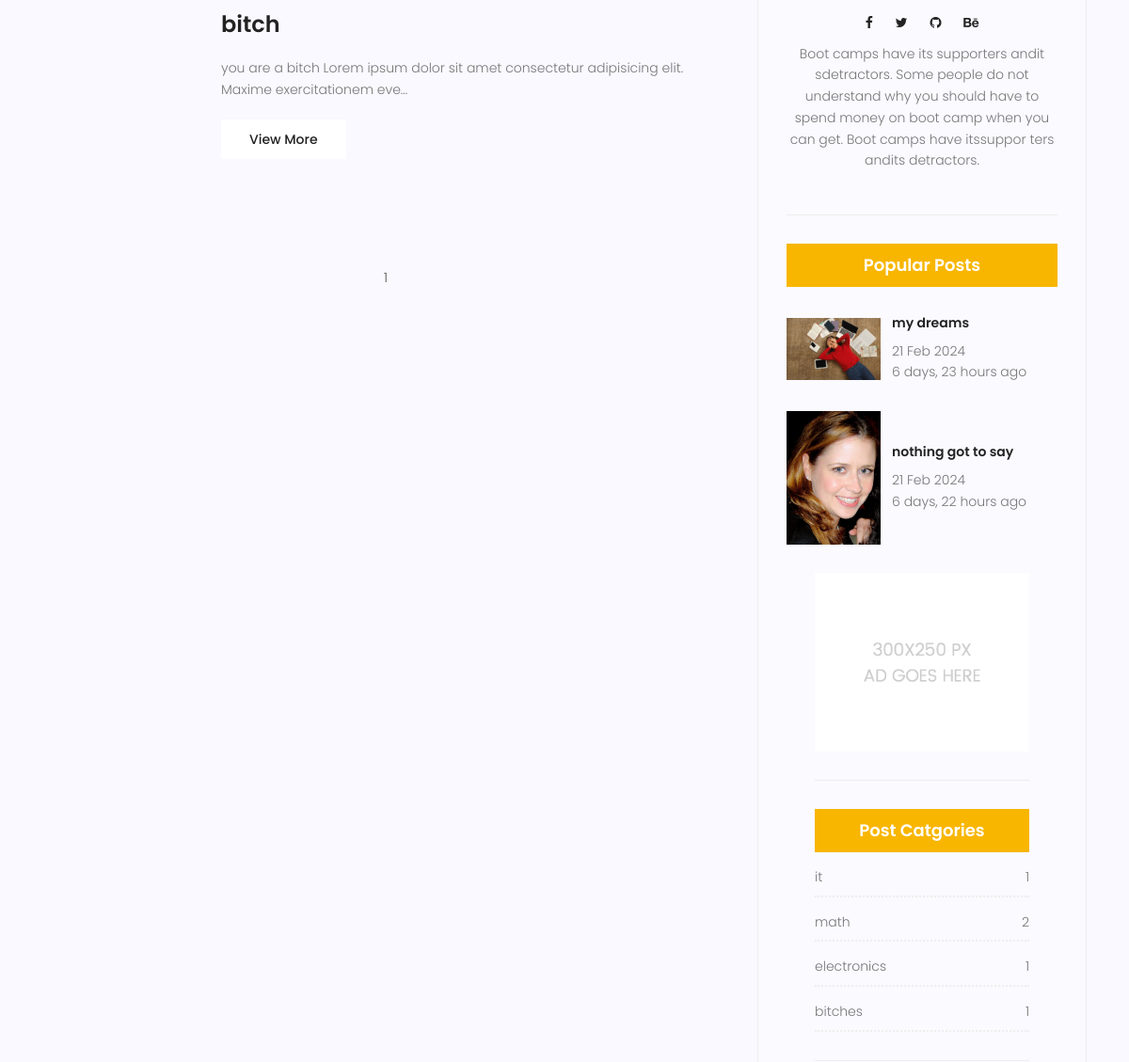
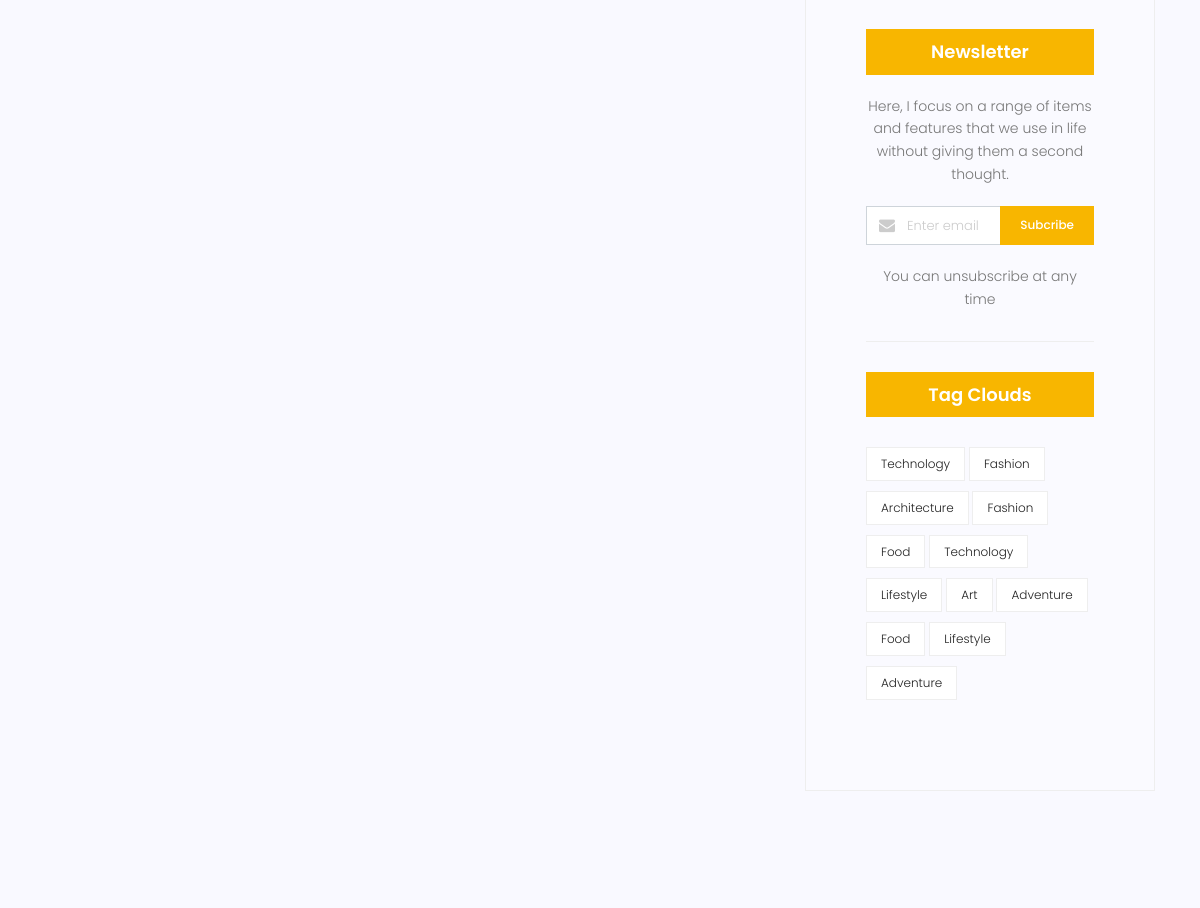
/blog/category/it (middle part), run on an earlier commit of the app's database (2 pictures, top to bottom).
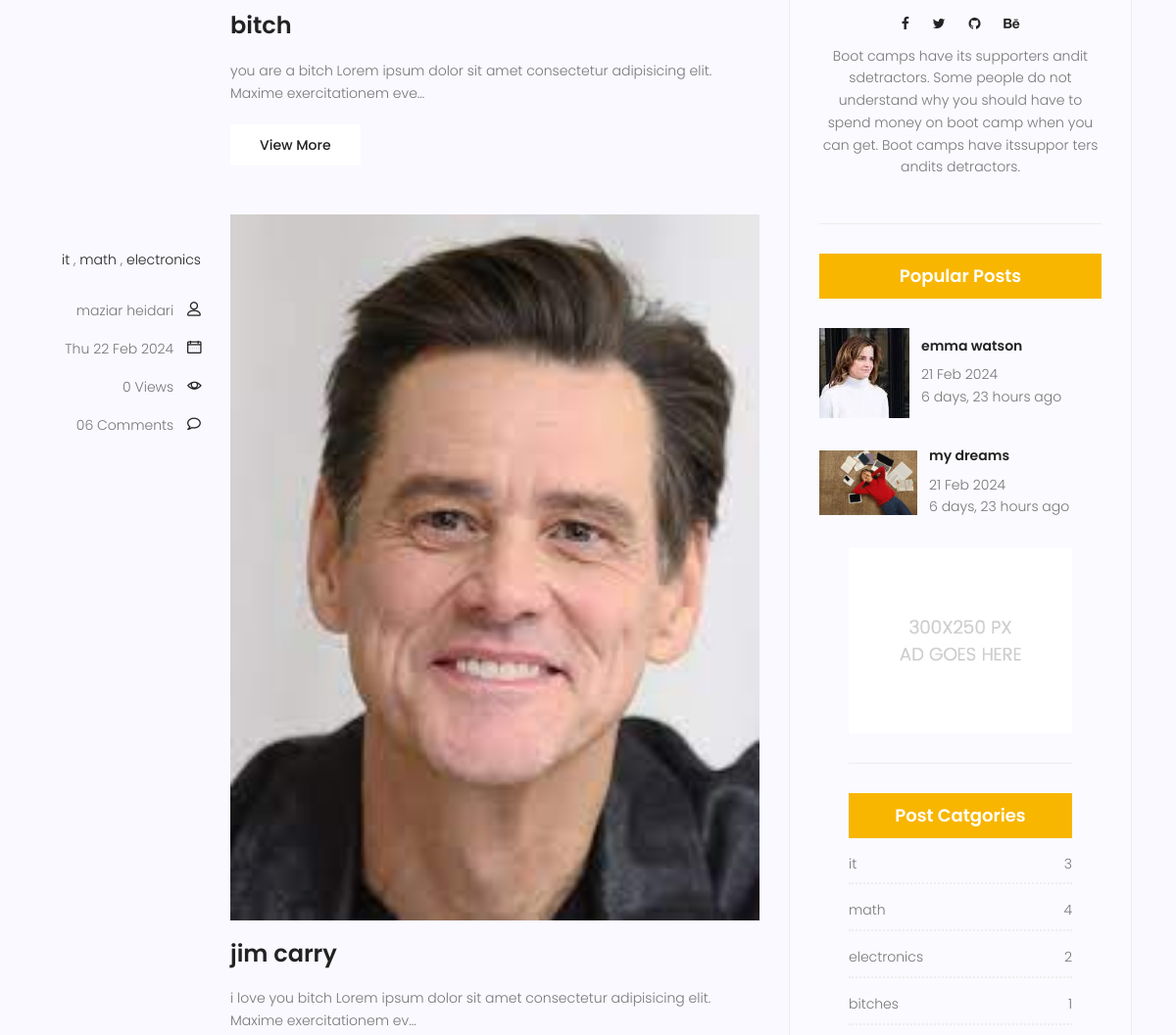
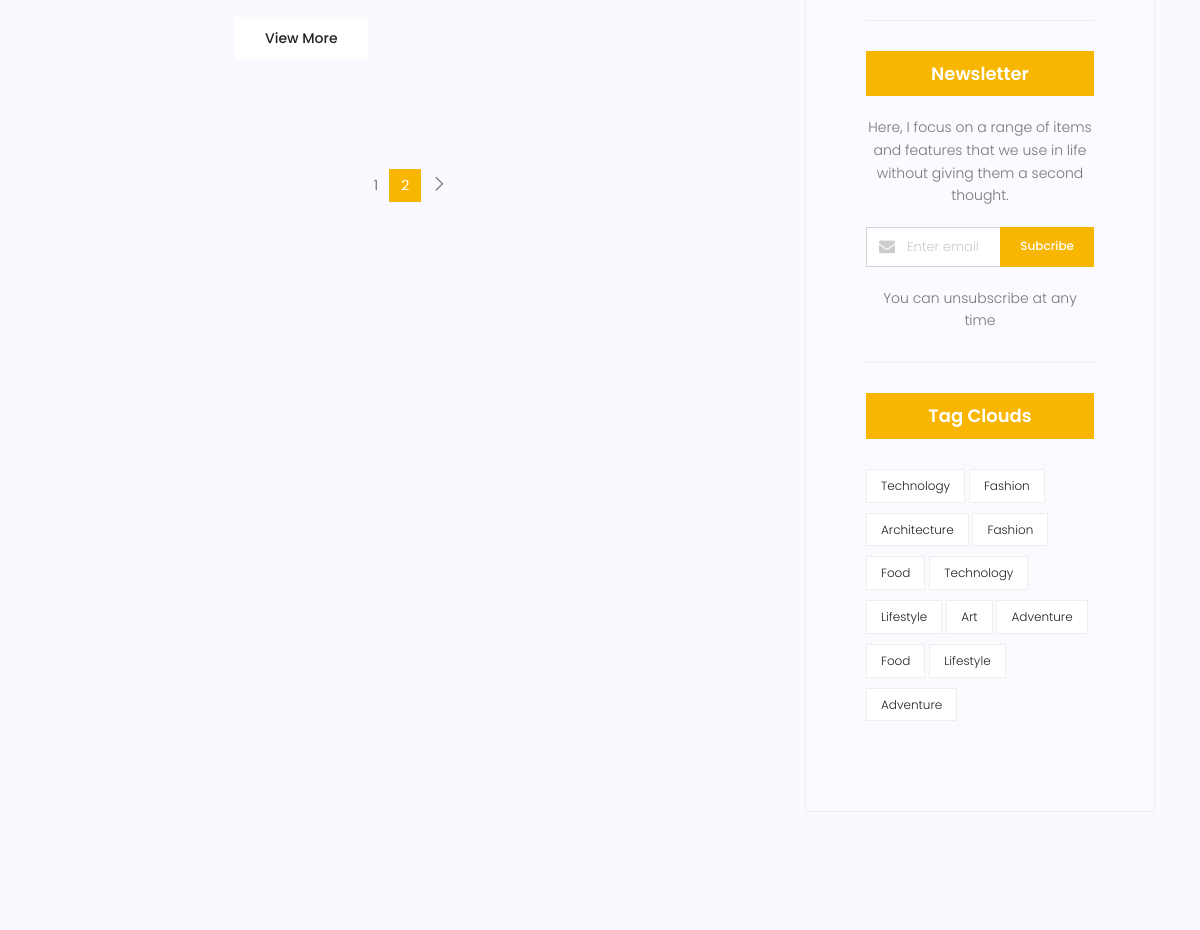
And on a later commit of the database (2 pictures, top to bottom).
### blog/models.py (models this page shows, shortened)
class Post(models.Model):
  category = models.ManyToManyField(Category)
  author = models.ForeignKey(User, on_delete=models.SET_NULL, null=True)
  image = models.ImageField(upload_to='blog', default='blog/default.jpg')
  title = models.CharField(max_length=255)
  content = models.TextField()
  counted_views = models.IntegerField(default=0)
  status = models.BooleanField(default=False)
  published_date = models.DateTimeField(null=True)
  created_date = models.DateTimeField(auto_now_add=True)
  updated_date = models.DateTimeField(auto_now=True)
  class Meta:
    ordering = ['created_date']
    verbose_name = 'پست'
    verbose_name_plural = 'پست ها'
  '''
  def get_absilute_url(self):
    return reverse('blog:single', kwargs={'pid':self.id})
  '''

class Category(models.Model):
  name = models.CharField(max_length=255)
  def __str__(self):
    return self.name

### blog/views.py (the view)
# urls.py: path('', views.blog_view, name='index' ),
def blog_view(request,**kwargs):
  posts = Post.objects.filter(status=1)
  if kwargs.get('cat_name') != None:
    posts = posts.filter(category__name=kwargs['cat_name'])
  if kwargs.get('author_username') != None:
    posts = posts.filter(author__username=kwargs['author_username'])
  posts = Paginator(posts,2)
  try:
    page_number = request.GET.get('page')
    posts = posts.get_page(page_number)
  except PageNotAnInteger:
    posts = posts.get_page(1)
  except EmptyPage:
    posts = posts.get_page(1)
  return render(request, 'blog/blog-home.html', {
    'posts': posts
  })

### blog/templatetags/blog_tags.py (called while the page is built)
@register.inclusion_tag('blog/blog-popular-posts.html')
def popularposts(args=1):
  posts = Post.objects.filter(status=1).order_by('published_date')[:args]
  return {'posts':posts}

@register.inclusion_tag('blog/blog-category.html')
def postcategories():
  posts = Post.objects.filter(status=1)
  categories = Category.objects.all()
  cat_dict = {}
  for name in categories:
     cat_dict[name] = posts.filter(category=name).count()
  return {'categories':cat_dict}

### templates/blog/blog-home.html (shortened to what this page needs)
{% extends 'base.html' %}
	{% load blog_tags %}
	{% load static %}
	{% block body %}
			<section class="post-content-area">
				<div class="container">
					<div class="row">
						<div class="col-lg-8 posts-list">
							{% for post in posts %}
								<div class="single-post row">
									<div class="col-lg-3  col-md-3 meta-details">
										<ul class="tags">
											<li><a href="#">
												{% for cat in post.category.all %}
													<a href="{% url 'blog:category' cat_name=cat.name %}">{{cat}}</a> {% if not forloop.last %},{% endif %}
												{% endfor %}
											</a></li>
										</ul>
										<div class="user-details row">
											<p class="user-name col-lg-12 col-md-12 col-6"><a href="{% url 'blog:author' author_username=post.author.username %}">{{post.author.get_full_name}}</a> <span class="lnr lnr-user"></span></p>
											<p class="date col-lg-12 col-md-12 col-6"><a href="#">{{post.published_date|date:"D d M Y"}}</a> <span class="lnr lnr-calendar-full"></span></p>
											<p class="view col-lg-12 col-md-12 col-6"><a href="#">{{post.counted_views}} Views</a> <span class="lnr lnr-eye"></span></p>
											<p class="comments col-lg-12 col-md-12 col-6"><a href="#">06 Comments</a> <span class="lnr lnr-bubble"></span></p>
										</div>
									</div>
									<div class="col-lg-9 col-md-9 ">
										<div class="feature-img">
											<img class="img-fluid" src="{{post.image.url}}" alt="">
										</div>
										<a class="posts-title" href="{% url 'blog:single' pid=post.id %}"><h3>{{post.title}}</h3></a>
										<p class="excert">
											{{post.content|truncatechars:100}}
										</p>
										<a href="" class="primary-btn">View More</a>
									</div>
								</div>
							{% endfor %}
		                    <nav class="blog-pagination justify-content-center d-flex">
														<ul class="pagination">
															{% for i in posts.paginator.page_range %}
																{% if posts.number == i %}
																	<li class="page-item"><a href="?page={{i}}" class="page-link">{{i}}</a></li>
																	{% else %}
																	<li class="page-item active"><a href="?page={{i}}" class="page-link">{{i}}</a></li>
																{% endif %}
															{% endfor %}
																{% if posts.has_next %}
		                            <li class="page-item">
		                                <a href="?page={{posts.next_page_number}}" class="page-link" aria-label="Next">
		                                    <span aria-hidden="true">
		                                        <span class="lnr lnr-chevron-right"></span>
		                                    </span>
		                                </a>
		                            </li>
																{% endif %}
		                        </ul>
		                    </nav>
						</div>
						<div class="col-lg-4 sidebar-widgets">
							<div class="widget-wrap">
								{% include 'blog/blog-writer.html' %}
								{% popularposts 2 %}
								{% include 'blog/blog-ads.html' %}
								{% postcategories %}
								<div class="single-sidebar-widget newsletter-widget">
									<h4 class="newsletter-title">Newsletter</h4>
									<p>
										Here, I focus on a range of items and features that we use in life without
										giving them a second thought.
									</p>
									<div class="form-group d-flex flex-row">
									   <div class="col-autos">
									      <div class="input-group">
									        <div class="input-group-prepend">
									          <div class="input-group-text"><i class="fa fa-envelope" aria-hidden="true"></i>
											</div>
									        </div>
									        <input type="text" class="form-control" id="inlineFormInputGroup" placeholder="Enter email" onfocus="this.placeholder = ''" onblur="this.placeholder = 'Enter email'" >
									      </div>
									    </div>
									    <a href="#" class="bbtns">Subcribe</a>
									</div>
									<p class="text-bottom">
										You can unsubscribe at any time
									</p>
								</div>
								<div class="single-sidebar-widget tag-cloud-widget">
									<h4 class="tagcloud-title">Tag Clouds</h4>
									<ul>
										<li><a href="#">Technology</a></li>
										<li><a href="#">Fashion</a></li>
										<li><a href="#">Architecture</a></li>
										<li><a href="#">Fashion</a></li>
										<li><a href="#">Food</a></li>
										<li><a href="#">Technology</a></li>
										<li><a href="#">Lifestyle</a></li>
										<li><a href="#">Art</a></li>
										<li><a href="#">Adventure</a></li>
										<li><a href="#">Food</a></li>
										<li><a href="#">Lifestyle</a></li>
										<li><a href="#">Adventure</a></li>
									</ul>
								</div>
							</div>
						</div>
					</div>
				</div>
			</section>
			{% endblock %}

### templates/base.html (shortened to what this page needs)
{% load static %}
<!DOCTYPE html>
<html lang="zxx" class="no-js">
<head>
  <link rel="stylesheet" href="{% static 'css/linearicons.css' %}">
  <link rel="stylesheet" href="{% static 'css/font-awesome.min.css' %}">
  <link rel="stylesheet" href="{% static 'css/bootstrap.css' %}">
  <link rel="stylesheet" href="{% static 'css/magnific-popup.css' %}">
  <link rel="stylesheet" href="{% static 'css/jquery-ui.css' %}">
  <link rel="stylesheet" href="{% static 'css/nice-select.css' %}">
  <link rel="stylesheet" href="{% static 'css/animate.min.css' %}">
  <link rel="stylesheet" href="{% static 'css/owl.carousel.css' %}">
  <link rel="stylesheet" href="{% static 'css/main.css' %}">
</head>
<body>
  {% block body %}
  {% endblock %}
</body>
</html>

### templates/blog/blog-search.html (shortened to what this page needs)
{% load static %}

### templates/blog/blog-writer.html (shortened to what this page needs)
{% load static %}
<div class="single-sidebar-widget user-info-widget">
  <ul class="social-links">
    <li><a href="#"><i class="fa fa-facebook"></i></a></li>
    <li><a href="#"><i class="fa fa-twitter"></i></a></li>
    <li><a href="#"><i class="fa fa-github"></i></a></li>
    <li><a href="#"><i class="fa fa-behance"></i></a></li>
  </ul>
  <p>
    Boot camps have its supporters andit sdetractors. Some people do not understand why you should have to spend money on boot camp when you can get. Boot camps have itssuppor ters andits detractors.
  </p>
</div>

### templates/blog/blog-popular-posts.html
{% load static %}
{% load humanize %}
<div class="single-sidebar-widget popular-post-widget">
  <h4 class="popular-title">Popular Posts</h4>
  {% for post in posts %}
  <div class="popular-post-list">
      <div class="single-post-list d-flex flex-row align-items-center">
        <div class="thumb">
          <img class="img-fluid" src="{{post.image.url}}" alt="">
        </div>
        <div class="details">
          <a href="{% url 'blog:single' pid=post.id %}"><h6>{{post.title}}</h6></a>
          <p>{{post.published_date|date:"d M Y"}}</p>
          <p>{{post.published_date|naturaltime}}</p>
        </div>
      </div>
    {% endfor %}
</div>

### templates/blog/blog-ads.html
{% load static %}
<div class="single-sidebar-widget ads-widget">
  <a href="#"><img class="img-fluid" src="{% static 'img/blog/ads-banner.jpg' %}" alt=""></a>
</div>

### templates/blog/blog-category.html
{%load static%}
<div class="single-sidebar-widget post-category-widget">
  <h4 class="category-title">Post Catgories</h4>
  <ul class="cat-list">
    {% for name,count in categories.items %}
    <li>
      <a href="{% url 'blog:category' cat_name=name %}" class="d-flex justify-content-between">
        <p>{{name}}</p>
        <p>{{count}}</p>
      </a>
    </li>
    {% endfor %}
  </ul>
</div>

What changed in the data, as far as the page shows it:
no longer on this page (row unchanged): Post: image (picture), title "nothing got to say", published_date "21 Feb 2024", published_date "6 days, 22 hours ago", shown under "Popular Posts"
now on this page (row edited): Post: author.get_full_name "maziar heidari", published_date "Thu 22 Feb 2024", counted_views "0", image (picture), title "jim carry", content "i love you bitch Lorem ipsum dolor sit amet consectetur adipisicing elit. Maxime exercitationem ev…", Category (name "it"), Category (name "math"), Category (name "electronics")
computed for Category "it": id "1" → "3"
computed for Category "math": id "2" → "4"
computed for Category "electronics": count "1" → "2"
now on this page (row edited): Post: image (picture), title "emma watson", published_date "21 Feb 2024", published_date "6 days, 23 hours ago", shown under "Popular Posts"
Also different on the page:
new list line: "2"
